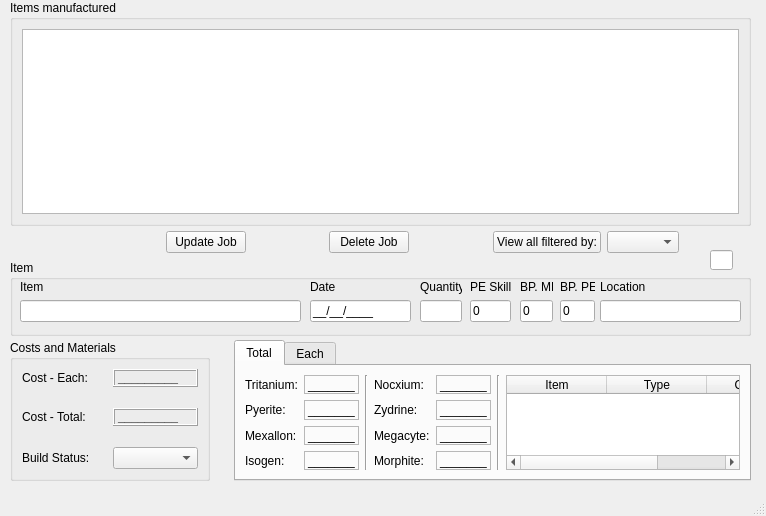
<ui version="4.0" >
 <author></author>
 <comment></comment>
 <exportmacro></exportmacro>
 <class>ProductionHist</class>
 <widget class="QMainWindow" name="ProductionHist" >
  <property name="geometry" >
   <rect>
    <x>0</x>
    <y>0</y>
    <width>766</width>
    <height>516</height>
   </rect>
  </property>
  <property name="minimumSize" >
   <size>
    <width>766</width>
    <height>516</height>
   </size>
  </property>
  <property name="maximumSize" >
   <size>
    <width>766</width>
    <height>516</height>
   </size>
  </property>
  <property name="windowTitle" >
   <string>Production History Management</string>
  </property>
  <widget class="QWidget" name="centralwidget" >
   <widget class="QWidget" name="widget" >
    <property name="geometry" >
     <rect>
      <x>10</x>
      <y>230</y>
      <width>747</width>
      <height>25</height>
     </rect>
    </property>
    <layout class="QHBoxLayout" >
     <property name="margin" >
      <number>0</number>
     </property>
     <property name="spacing" >
      <number>6</number>
     </property>
     <item>
      <spacer>
       <property name="orientation" >
        <enum>Qt::Horizontal</enum>
       </property>
       <property name="sizeHint" >
        <size>
         <width>40</width>
         <height>20</height>
        </size>
       </property>
      </spacer>
     </item>
     <item>
      <spacer>
       <property name="orientation" >
        <enum>Qt::Horizontal</enum>
       </property>
       <property name="sizeHint" >
        <size>
         <width>40</width>
         <height>20</height>
        </size>
       </property>
      </spacer>
     </item>
     <item>
      <widget class="QPushButton" name="updateButton" >
       <property name="text" >
        <string>Update Job</string>
       </property>
      </widget>
     </item>
     <item>
      <spacer>
       <property name="orientation" >
        <enum>Qt::Horizontal</enum>
       </property>
       <property name="sizeHint" >
        <size>
         <width>40</width>
         <height>20</height>
        </size>
       </property>
      </spacer>
     </item>
     <item>
      <widget class="QPushButton" name="deleteButton" >
       <property name="text" >
        <string>Delete Job</string>
       </property>
      </widget>
     </item>
     <item>
      <spacer>
       <property name="orientation" >
        <enum>Qt::Horizontal</enum>
       </property>
       <property name="sizeHint" >
        <size>
         <width>40</width>
         <height>20</height>
        </size>
       </property>
      </spacer>
     </item>
     <item>
      <widget class="QPushButton" name="viewFilteredButton" >
       <property name="text" >
        <string>View all filtered by:</string>
       </property>
      </widget>
     </item>
     <item>
      <widget class="QComboBox" name="filterCombo" />
     </item>
     <item>
      <spacer>
       <property name="orientation" >
        <enum>Qt::Horizontal</enum>
       </property>
       <property name="sizeHint" >
        <size>
         <width>40</width>
         <height>20</height>
        </size>
       </property>
      </spacer>
     </item>
    </layout>
   </widget>
   <widget class="QWidget" name="widget" >
    <property name="geometry" >
     <rect>
      <x>10</x>
      <y>340</y>
      <width>741</width>
      <height>141</height>
     </rect>
    </property>
    <layout class="QHBoxLayout" >
     <property name="margin" >
      <number>0</number>
     </property>
     <property name="spacing" >
      <number>6</number>
     </property>
     <item>
      <widget class="QGroupBox" name="groupBox_2" >
       <property name="minimumSize" >
        <size>
         <width>200</width>
         <height>16</height>
        </size>
       </property>
       <property name="title" >
        <string>Costs and Materials</string>
       </property>
       <layout class="QVBoxLayout" >
        <property name="margin" >
         <number>9</number>
        </property>
        <property name="spacing" >
         <number>6</number>
        </property>
        <item>
         <spacer>
          <property name="orientation" >
           <enum>Qt::Vertical</enum>
          </property>
          <property name="sizeHint" >
           <size>
            <width>20</width>
            <height>40</height>
           </size>
          </property>
         </spacer>
        </item>
        <item>
         <layout class="QVBoxLayout" >
          <property name="margin" >
           <number>0</number>
          </property>
          <property name="spacing" >
           <number>6</number>
          </property>
          <item>
           <layout class="QHBoxLayout" >
            <property name="margin" >
             <number>0</number>
            </property>
            <property name="spacing" >
             <number>6</number>
            </property>
            <item>
             <widget class="QLabel" name="label_15" >
              <property name="text" >
               <string>Cost - Each:</string>
              </property>
             </widget>
            </item>
            <item>
             <widget class="QLabel" name="costEach" >
              <property name="font" >
               <font>
                <family>MS Shell Dlg 2</family>
                <pointsize>9</pointsize>
                <weight>75</weight>
                <italic>false</italic>
                <bold>true</bold>
                <underline>false</underline>
                <strikeout>false</strikeout>
               </font>
              </property>
              <property name="frameShape" >
               <enum>QFrame::Box</enum>
              </property>
              <property name="frameShadow" >
               <enum>QFrame::Raised</enum>
              </property>
              <property name="text" >
               <string>_________</string>
              </property>
             </widget>
            </item>
           </layout>
          </item>
          <item>
           <spacer>
            <property name="orientation" >
             <enum>Qt::Vertical</enum>
            </property>
            <property name="sizeHint" >
             <size>
              <width>20</width>
              <height>40</height>
             </size>
            </property>
           </spacer>
          </item>
          <item>
           <layout class="QHBoxLayout" >
            <property name="margin" >
             <number>0</number>
            </property>
            <property name="spacing" >
             <number>6</number>
            </property>
            <item>
             <widget class="QLabel" name="label_16" >
              <property name="text" >
               <string>Cost - Total:</string>
              </property>
             </widget>
            </item>
            <item>
             <widget class="QLabel" name="costTotal" >
              <property name="font" >
               <font>
                <family>MS Shell Dlg 2</family>
                <pointsize>9</pointsize>
                <weight>75</weight>
                <italic>false</italic>
                <bold>true</bold>
                <underline>false</underline>
                <strikeout>false</strikeout>
               </font>
              </property>
              <property name="frameShape" >
               <enum>QFrame::Box</enum>
              </property>
              <property name="frameShadow" >
               <enum>QFrame::Raised</enum>
              </property>
              <property name="text" >
               <string>_________</string>
              </property>
             </widget>
            </item>
           </layout>
          </item>
          <item>
           <spacer>
            <property name="orientation" >
             <enum>Qt::Vertical</enum>
            </property>
            <property name="sizeHint" >
             <size>
              <width>20</width>
              <height>40</height>
             </size>
            </property>
           </spacer>
          </item>
          <item>
           <layout class="QHBoxLayout" >
            <property name="margin" >
             <number>0</number>
            </property>
            <property name="spacing" >
             <number>6</number>
            </property>
            <item>
             <widget class="QLabel" name="label_17" >
              <property name="text" >
               <string>Build Status:</string>
              </property>
             </widget>
            </item>
            <item>
             <widget class="QComboBox" name="buildStatusCombo" />
            </item>
           </layout>
          </item>
         </layout>
        </item>
       </layout>
      </widget>
     </item>
     <item>
      <spacer>
       <property name="orientation" >
        <enum>Qt::Horizontal</enum>
       </property>
       <property name="sizeHint" >
        <size>
         <width>40</width>
         <height>20</height>
        </size>
       </property>
      </spacer>
     </item>
     <item>
      <widget class="QTabWidget" name="tabWidget" >
       <property name="currentIndex" >
        <number>0</number>
       </property>
       <widget class="QWidget" name="tab" >
        <attribute name="title" >
         <string>Total</string>
        </attribute>
        <layout class="QHBoxLayout" >
         <property name="margin" >
          <number>9</number>
         </property>
         <property name="spacing" >
          <number>6</number>
         </property>
         <item>
          <layout class="QHBoxLayout" >
           <property name="margin" >
            <number>0</number>
           </property>
           <property name="spacing" >
            <number>6</number>
           </property>
           <item>
            <layout class="QVBoxLayout" >
             <property name="margin" >
              <number>0</number>
             </property>
             <property name="spacing" >
              <number>6</number>
             </property>
             <item>
              <widget class="QLabel" name="label_7" >
               <property name="text" >
                <string>Tritanium:</string>
               </property>
              </widget>
             </item>
             <item>
              <widget class="QLabel" name="label_8" >
               <property name="text" >
                <string>Pyerite:</string>
               </property>
              </widget>
             </item>
             <item>
              <widget class="QLabel" name="label_9" >
               <property name="text" >
                <string>Mexallon:</string>
               </property>
              </widget>
             </item>
             <item>
              <widget class="QLabel" name="label_13" >
               <property name="text" >
                <string>Isogen:</string>
               </property>
              </widget>
             </item>
            </layout>
           </item>
           <item>
            <layout class="QVBoxLayout" >
             <property name="margin" >
              <number>0</number>
             </property>
             <property name="spacing" >
              <number>6</number>
             </property>
             <item>
              <widget class="QLabel" name="triTotal" >
               <property name="frameShape" >
                <enum>QFrame::StyledPanel</enum>
               </property>
               <property name="text" >
                <string>_______</string>
               </property>
              </widget>
             </item>
             <item>
              <widget class="QLabel" name="pyeTotal" >
               <property name="frameShape" >
                <enum>QFrame::StyledPanel</enum>
               </property>
               <property name="text" >
                <string>_______</string>
               </property>
              </widget>
             </item>
             <item>
              <widget class="QLabel" name="mexTotal" >
               <property name="frameShape" >
                <enum>QFrame::StyledPanel</enum>
               </property>
               <property name="text" >
                <string>_______</string>
               </property>
              </widget>
             </item>
             <item>
              <widget class="QLabel" name="isoTotal" >
               <property name="frameShape" >
                <enum>QFrame::StyledPanel</enum>
               </property>
               <property name="text" >
                <string>_______</string>
               </property>
              </widget>
             </item>
            </layout>
           </item>
           <item>
            <widget class="Line" name="line" >
             <property name="orientation" >
              <enum>Qt::Vertical</enum>
             </property>
            </widget>
           </item>
           <item>
            <layout class="QVBoxLayout" >
             <property name="margin" >
              <number>0</number>
             </property>
             <property name="spacing" >
              <number>6</number>
             </property>
             <item>
              <widget class="QLabel" name="label_21" >
               <property name="text" >
                <string>Nocxium:</string>
               </property>
              </widget>
             </item>
             <item>
              <widget class="QLabel" name="label_23" >
               <property name="text" >
                <string>Zydrine:</string>
               </property>
              </widget>
             </item>
             <item>
              <widget class="QLabel" name="label_20" >
               <property name="text" >
                <string>Megacyte:</string>
               </property>
              </widget>
             </item>
             <item>
              <widget class="QLabel" name="label_22" >
               <property name="text" >
                <string>Morphite:</string>
               </property>
              </widget>
             </item>
            </layout>
           </item>
           <item>
            <layout class="QVBoxLayout" >
             <property name="margin" >
              <number>0</number>
             </property>
             <property name="spacing" >
              <number>6</number>
             </property>
             <item>
              <widget class="QLabel" name="nocTotal" >
               <property name="frameShape" >
                <enum>QFrame::StyledPanel</enum>
               </property>
               <property name="text" >
                <string>_______</string>
               </property>
              </widget>
             </item>
             <item>
              <widget class="QLabel" name="zydTotal" >
               <property name="frameShape" >
                <enum>QFrame::StyledPanel</enum>
               </property>
               <property name="text" >
                <string>_______</string>
               </property>
              </widget>
             </item>
             <item>
              <widget class="QLabel" name="megTotal" >
               <property name="frameShape" >
                <enum>QFrame::StyledPanel</enum>
               </property>
               <property name="text" >
                <string>_______</string>
               </property>
              </widget>
             </item>
             <item>
              <widget class="QLabel" name="morTotal" >
               <property name="frameShape" >
                <enum>QFrame::StyledPanel</enum>
               </property>
               <property name="text" >
                <string>_______</string>
               </property>
              </widget>
             </item>
            </layout>
           </item>
           <item>
            <widget class="Line" name="line_2" >
             <property name="orientation" >
              <enum>Qt::Vertical</enum>
             </property>
            </widget>
           </item>
           <item>
            <widget class="QTableWidget" name="otherTotalTable" >
             <property name="columnCount" >
              <number>3</number>
             </property>
             <property name="sortingEnabled" >
              <bool>true</bool>
             </property>
             <column>
              <property name="text" >
               <string>Item</string>
              </property>
             </column>
             <column>
              <property name="text" >
               <string>Type</string>
              </property>
             </column>
             <column>
              <property name="text" >
               <string>Quantity</string>
              </property>
             </column>
            </widget>
           </item>
          </layout>
         </item>
        </layout>
       </widget>
       <widget class="QWidget" name="tab_2" >
        <attribute name="title" >
         <string>Each</string>
        </attribute>
        <layout class="QGridLayout" >
         <property name="margin" >
          <number>9</number>
         </property>
         <property name="spacing" >
          <number>6</number>
         </property>
         <item row="0" column="1" >
          <widget class="Line" name="line_4" >
           <property name="orientation" >
            <enum>Qt::Vertical</enum>
           </property>
          </widget>
         </item>
         <item row="0" column="0" >
          <layout class="QHBoxLayout" >
           <property name="margin" >
            <number>0</number>
           </property>
           <property name="spacing" >
            <number>6</number>
           </property>
           <item>
            <layout class="QVBoxLayout" >
             <property name="margin" >
              <number>0</number>
             </property>
             <property name="spacing" >
              <number>6</number>
             </property>
             <item>
              <widget class="QLabel" name="label_18" >
               <property name="text" >
                <string>Tritanium:</string>
               </property>
              </widget>
             </item>
             <item>
              <widget class="QLabel" name="label_19" >
               <property name="text" >
                <string>Pyerite:</string>
               </property>
              </widget>
             </item>
             <item>
              <widget class="QLabel" name="label_28" >
               <property name="text" >
                <string>Mexallon:</string>
               </property>
              </widget>
             </item>
             <item>
              <widget class="QLabel" name="label_29" >
               <property name="text" >
                <string>Isogen:</string>
               </property>
              </widget>
             </item>
            </layout>
           </item>
           <item>
            <layout class="QVBoxLayout" >
             <property name="margin" >
              <number>0</number>
             </property>
             <property name="spacing" >
              <number>6</number>
             </property>
             <item>
              <widget class="QLabel" name="triEach" >
               <property name="frameShape" >
                <enum>QFrame::StyledPanel</enum>
               </property>
               <property name="text" >
                <string>_______</string>
               </property>
              </widget>
             </item>
             <item>
              <widget class="QLabel" name="pyeEach" >
               <property name="frameShape" >
                <enum>QFrame::StyledPanel</enum>
               </property>
               <property name="text" >
                <string>_______</string>
               </property>
              </widget>
             </item>
             <item>
              <widget class="QLabel" name="mexEach" >
               <property name="frameShape" >
                <enum>QFrame::StyledPanel</enum>
               </property>
               <property name="text" >
                <string>_______</string>
               </property>
              </widget>
             </item>
             <item>
              <widget class="QLabel" name="isoEach" >
               <property name="frameShape" >
                <enum>QFrame::StyledPanel</enum>
               </property>
               <property name="text" >
                <string>_______</string>
               </property>
              </widget>
             </item>
            </layout>
           </item>
           <item>
            <widget class="Line" name="line_3" >
             <property name="orientation" >
              <enum>Qt::Vertical</enum>
             </property>
            </widget>
           </item>
           <item>
            <layout class="QVBoxLayout" >
             <property name="margin" >
              <number>0</number>
             </property>
             <property name="spacing" >
              <number>6</number>
             </property>
             <item>
              <widget class="QLabel" name="label_34" >
               <property name="text" >
                <string>Nocxium:</string>
               </property>
              </widget>
             </item>
             <item>
              <widget class="QLabel" name="label_35" >
               <property name="text" >
                <string>Zydrine:</string>
               </property>
              </widget>
             </item>
             <item>
              <widget class="QLabel" name="label_36" >
               <property name="text" >
                <string>Megacyte:</string>
               </property>
              </widget>
             </item>
             <item>
              <widget class="QLabel" name="label_37" >
               <property name="text" >
                <string>Morphite:</string>
               </property>
              </widget>
             </item>
            </layout>
           </item>
           <item>
            <layout class="QVBoxLayout" >
             <property name="margin" >
              <number>0</number>
             </property>
             <property name="spacing" >
              <number>6</number>
             </property>
             <item>
              <widget class="QLabel" name="nocEach" >
               <property name="frameShape" >
                <enum>QFrame::StyledPanel</enum>
               </property>
               <property name="text" >
                <string>_______</string>
               </property>
              </widget>
             </item>
             <item>
              <widget class="QLabel" name="zydEach" >
               <property name="frameShape" >
                <enum>QFrame::StyledPanel</enum>
               </property>
               <property name="text" >
                <string>_______</string>
               </property>
              </widget>
             </item>
             <item>
              <widget class="QLabel" name="megEach" >
               <property name="frameShape" >
                <enum>QFrame::StyledPanel</enum>
               </property>
               <property name="text" >
                <string>_______</string>
               </property>
              </widget>
             </item>
             <item>
              <widget class="QLabel" name="morEach" >
               <property name="frameShape" >
                <enum>QFrame::StyledPanel</enum>
               </property>
               <property name="text" >
                <string>_______</string>
               </property>
              </widget>
             </item>
            </layout>
           </item>
          </layout>
         </item>
         <item row="0" column="2" >
          <widget class="QTableWidget" name="otherEachTable" >
           <property name="columnCount" >
            <number>3</number>
           </property>
           <property name="sortingEnabled" >
            <bool>true</bool>
           </property>
           <column>
            <property name="text" >
             <string>Item</string>
            </property>
           </column>
           <column>
            <property name="text" >
             <string>Type</string>
            </property>
           </column>
           <column>
            <property name="text" >
             <string>Quantity</string>
            </property>
           </column>
          </widget>
         </item>
        </layout>
       </widget>
      </widget>
     </item>
    </layout>
   </widget>
   <widget class="QGroupBox" name="groupBox_3" >
    <property name="geometry" >
     <rect>
      <x>10</x>
      <y>0</y>
      <width>741</width>
      <height>226</height>
     </rect>
    </property>
    <property name="title" >
     <string>Items manufactured</string>
    </property>
    <layout class="QVBoxLayout" >
     <property name="margin" >
      <number>9</number>
     </property>
     <property name="spacing" >
      <number>6</number>
     </property>
     <item>
      <widget class="QTableWidget" name="prodTable" >
       <property name="statusTip" >
        <string>Double click a line to view all fields and edit it´s contents.</string>
       </property>
       <property name="sortingEnabled" >
        <bool>true</bool>
       </property>
      </widget>
     </item>
    </layout>
   </widget>
   <widget class="QLineEdit" name="itemID" >
    <property name="enabled" >
     <bool>true</bool>
    </property>
    <property name="geometry" >
     <rect>
      <x>710</x>
      <y>250</y>
      <width>23</width>
      <height>20</height>
     </rect>
    </property>
   </widget>
   <widget class="QGroupBox" name="groupBox" >
    <property name="geometry" >
     <rect>
      <x>10</x>
      <y>260</y>
      <width>741</width>
      <height>76</height>
     </rect>
    </property>
    <property name="title" >
     <string>Item</string>
    </property>
    <widget class="QWidget" name="widget" >
     <property name="geometry" >
      <rect>
       <x>590</x>
       <y>20</y>
       <width>141</width>
       <height>42</height>
      </rect>
     </property>
     <layout class="QVBoxLayout" >
      <property name="margin" >
       <number>0</number>
      </property>
      <property name="spacing" >
       <number>6</number>
      </property>
      <item>
       <widget class="QLabel" name="label_6" >
        <property name="text" >
         <string>Location</string>
        </property>
       </widget>
      </item>
      <item>
       <widget class="QLineEdit" name="location" >
        <property name="readOnly" >
         <bool>true</bool>
        </property>
       </widget>
      </item>
     </layout>
    </widget>
    <widget class="QWidget" name="widget" >
     <property name="geometry" >
      <rect>
       <x>510</x>
       <y>20</y>
       <width>33</width>
       <height>42</height>
      </rect>
     </property>
     <layout class="QVBoxLayout" >
      <property name="margin" >
       <number>0</number>
      </property>
      <property name="spacing" >
       <number>6</number>
      </property>
      <item>
       <widget class="QLabel" name="label_5" >
        <property name="text" >
         <string>BP. ME</string>
        </property>
       </widget>
      </item>
      <item>
       <widget class="QLineEdit" name="BpMe" >
        <property name="inputMask" >
         <string>900; </string>
        </property>
        <property name="text" >
         <string>0</string>
        </property>
        <property name="readOnly" >
         <bool>true</bool>
        </property>
       </widget>
      </item>
     </layout>
    </widget>
    <widget class="QWidget" name="widget" >
     <property name="geometry" >
      <rect>
       <x>460</x>
       <y>20</y>
       <width>41</width>
       <height>42</height>
      </rect>
     </property>
     <layout class="QVBoxLayout" >
      <property name="margin" >
       <number>0</number>
      </property>
      <property name="spacing" >
       <number>6</number>
      </property>
      <item>
       <widget class="QLabel" name="label_4" >
        <property name="text" >
         <string>PE Skill</string>
        </property>
       </widget>
      </item>
      <item>
       <widget class="QLineEdit" name="PeSkill" >
        <property name="inputMask" >
         <string>9; </string>
        </property>
        <property name="text" >
         <string>0</string>
        </property>
        <property name="readOnly" >
         <bool>true</bool>
        </property>
       </widget>
      </item>
     </layout>
    </widget>
    <widget class="QWidget" name="widget" >
     <property name="geometry" >
      <rect>
       <x>300</x>
       <y>20</y>
       <width>101</width>
       <height>42</height>
      </rect>
     </property>
     <layout class="QVBoxLayout" >
      <property name="margin" >
       <number>0</number>
      </property>
      <property name="spacing" >
       <number>6</number>
      </property>
      <item>
       <widget class="QLabel" name="label" >
        <property name="text" >
         <string>Date</string>
        </property>
       </widget>
      </item>
      <item>
       <widget class="QLineEdit" name="date" >
        <property name="inputMask" >
         <string>99/99/9999;_</string>
        </property>
        <property name="text" >
         <string>//</string>
        </property>
        <property name="readOnly" >
         <bool>true</bool>
        </property>
       </widget>
      </item>
     </layout>
    </widget>
    <widget class="QWidget" name="item" >
     <property name="geometry" >
      <rect>
       <x>10</x>
       <y>20</y>
       <width>281</width>
       <height>42</height>
      </rect>
     </property>
     <layout class="QVBoxLayout" >
      <property name="margin" >
       <number>0</number>
      </property>
      <property name="spacing" >
       <number>6</number>
      </property>
      <item>
       <widget class="QLabel" name="label_2" >
        <property name="text" >
         <string>Item</string>
        </property>
       </widget>
      </item>
      <item>
       <widget class="QLineEdit" name="editItem" >
        <property name="readOnly" >
         <bool>true</bool>
        </property>
       </widget>
      </item>
     </layout>
    </widget>
    <widget class="QWidget" name="widget_2" >
     <property name="geometry" >
      <rect>
       <x>550</x>
       <y>20</y>
       <width>35</width>
       <height>42</height>
      </rect>
     </property>
     <layout class="QVBoxLayout" >
      <property name="margin" >
       <number>0</number>
      </property>
      <property name="spacing" >
       <number>6</number>
      </property>
      <item>
       <widget class="QLabel" name="label_10" >
        <property name="text" >
         <string>BP. PE</string>
        </property>
       </widget>
      </item>
      <item>
       <widget class="QLineEdit" name="BpPe" >
        <property name="inputMask" >
         <string>900; </string>
        </property>
        <property name="text" >
         <string>0</string>
        </property>
        <property name="readOnly" >
         <bool>true</bool>
        </property>
       </widget>
      </item>
     </layout>
    </widget>
    <widget class="QWidget" name="widget" >
     <property name="geometry" >
      <rect>
       <x>410</x>
       <y>20</y>
       <width>42</width>
       <height>42</height>
      </rect>
     </property>
     <layout class="QVBoxLayout" >
      <property name="margin" >
       <number>0</number>
      </property>
      <property name="spacing" >
       <number>6</number>
      </property>
      <item>
       <widget class="QLabel" name="label_3" >
        <property name="text" >
         <string>Quantity</string>
        </property>
       </widget>
      </item>
      <item>
       <widget class="QLineEdit" name="quantity" >
        <property name="readOnly" >
         <bool>true</bool>
        </property>
       </widget>
      </item>
     </layout>
    </widget>
   </widget>
  </widget>
  <widget class="QMenuBar" name="menubar" >
   <property name="geometry" >
    <rect>
     <x>0</x>
     <y>0</y>
     <width>766</width>
     <height>21</height>
    </rect>
   </property>
  </widget>
  <widget class="QStatusBar" name="statusbar" />
 </widget>
 <pixmapfunction></pixmapfunction>
 <tabstops>
  <tabstop>date</tabstop>
  <tabstop>PeSkill</tabstop>
  <tabstop>BpMe</tabstop>
  <tabstop>buildStatusCombo</tabstop>
  <tabstop>updateButton</tabstop>
  <tabstop>deleteButton</tabstop>
  <tabstop>viewFilteredButton</tabstop>
  <tabstop>tabWidget</tabstop>
  <tabstop>prodTable</tabstop>
 </tabstops>
 <resources/>
 <connections/>
</ui>
